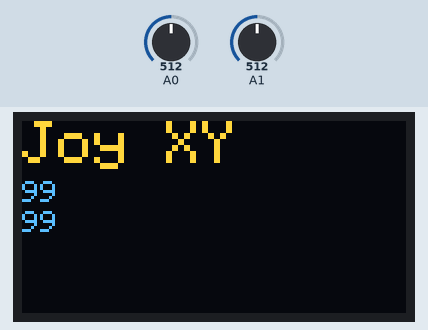
The sketch below on a simulated Arduino Uno, built with avr-gcc and run on an emulated ATmega328P. On the bench: 128×64 one-colour display. Inputs (shaded band) come from the test bench; at power-on: A0 = 512, A1 = 512. The OLED is the two-colour kind (top 16 rows yellow); no radio packets arrive unless stated; what the sketch prints to the serial monitor is not drawn.

Above: at 3.2 s.
3.3 s: A0 set to 490
At 5.8 s:
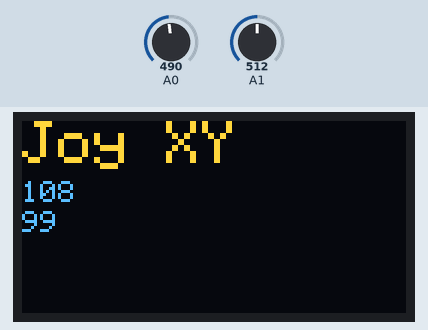
6.2 s: A1 set to 490
At 8.0 s:
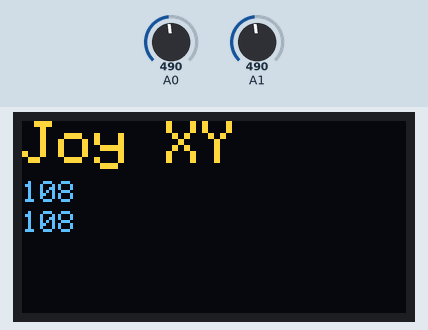
10.3 s: A0 set to 510
13.4 s: A1 set to 510
16.1 s: A0 set to 306
At 19.1 s:
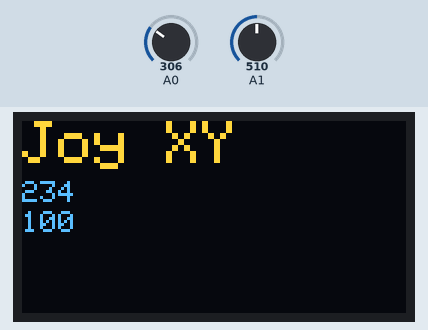
Timing chart, 0 to 19.7 s (numbered marks = the images above; inputs shaded):
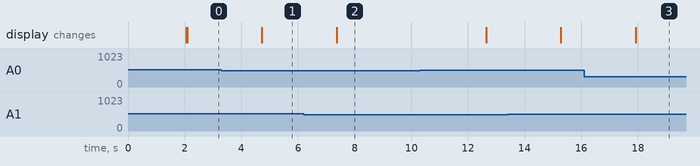

Measured:
- after the input at 3.3 s, the display: changes after 1.4 s (image 1)
- after the input at 6.2 s, the display: changes after 1.2 s (image 2)
- after the input at 16.1 s, the display: changes after 1.8 s (image 3)

The sketch:

sketch_mar30_OLED_A01_SEND.ino
```cpp
//www.diyusthad.com

#include <Wire.h>

#include <Adafruit_GFX.h>
#include <Adafruit_SSD1306.h>

#define SCREEN_WIDTH 128 // OLED display width,  in pixels
#define SCREEN_HEIGHT 64 // OLED display height, in pixels

// declare an SSD1306 display object connected to I2C
Adafruit_SSD1306 oled(SCREEN_WIDTH, SCREEN_HEIGHT, &Wire, -1);

// Include RadioHead ReliableDatagram & NRF24 Libraries
#include <RHReliableDatagram.h>
#include <RH_NRF24.h>

// Include dependant SPI Library
#include <SPI.h>

// Define addresses for radio channels
#define CLIENT_ADDRESS 1
#define SERVER_ADDRESS 2

// Create an instance of the radio driver
RH_NRF24 RadioDriver;

// Sets the radio driver to NRF24 and the client address to 1
RHReliableDatagram RadioManager(RadioDriver, CLIENT_ADDRESS);

// Declare unsigned 8-bit joystick array
uint8_t joystick[3];

// Define the Message Buffer
uint8_t buf[RH_NRF24_MAX_MESSAGE_LEN];

long timer = 0;

int inputVal = 0;
long fixIn = 0;
long fixIn2 = 0;

void setup() {
  Wire.begin();
    // Setup Serial Monitor
  Serial.begin(9600);
  // initialize OLED display with address 0x3C for 128x64
  if (!oled.begin(SSD1306_SWITCHCAPVCC, 0x3C)) {
    Serial.println(F("SSD1306 allocation failed"));
    while (true);
  }

  delay(2000);         // wait for initializing
  oled.clearDisplay(); // clear display

  oled.setTextSize(2);          // text size
  oled.setTextColor(WHITE);     // text color
  oled.setCursor(0, 0);        // position to display
  oled.println("Pls WAIT"); // text to display
  oled.setTextSize(1);          // text size
  oled.setCursor(0, 20);        // position to display
  oled.println("Hola Mundo!"); // text to display
  oled.setCursor(0, 30);        // position to display
  oled.println("Dia duit ar domhan!"); // text to display
  oled.setCursor(0, 40);        // position to display
  oled.println("Hola kilo!"); // text to display
  oled.setCursor(0, 50);        // position to display
  oled.println("Hello Joy!"); // text to display
  oled.display();               // show on OLED


  // Initialize RadioManager with defaults - 2.402 GHz (channel 2), 2Mbps, 0dBm
  if (!RadioManager.init())
    Serial.println("init failed");
}


void loop() {

  if(millis() - timer > 500){
      oled.clearDisplay(); // clear display

      oled.setTextSize(2);          // text size
      oled.setTextColor(WHITE);     // text color
      oled.setCursor(0, 0);        // position to display
      oled.println("Joy XY"); // text to display

      oled.setTextSize(1);          // text size
      inputVal = analogRead (A0); // Analog Values 0 to 1023
      fixIn = 102300/inputVal - 100;
      oled.setCursor(0, 20);        // position to display
      oled.println(fixIn); // text to display
      inputVal = analogRead (A1); // Analog Values 0 to 1023
      fixIn2 = 102300/inputVal - 100;
      oled.setCursor(0, 30);        // position to display
      oled.println(fixIn2); // text to display
      oled.display();

        // Read Joystick values and map to values of 0 - 255
  joystick[0] = map(fixIn, 0, 255, 0, 255);
  joystick[1] = map(fixIn2, 0, 255, 0, 255);
  joystick[2] = 100;


  //Send a message containing Joystick data to manager_server
  if (RadioManager.sendtoWait(joystick, sizeof(joystick), SERVER_ADDRESS))
  {
    // Now wait for a reply from the server
    uint8_t len = sizeof(buf);
    uint8_t from;
    if (RadioManager.recvfromAckTimeout(buf, &len, 2000, &from))
    {
      Serial.print("got reply from : 0x");
      Serial.print(from, HEX);
      Serial.print(": ");
      Serial.println((char*)buf);
    }
    else
    {
      Serial.println("No reply, is nrf24_reliable_datagram_server running?");
    }
  }
  else
    Serial.println("sendtoWait failed");


      timer = millis();
  }
}
```
